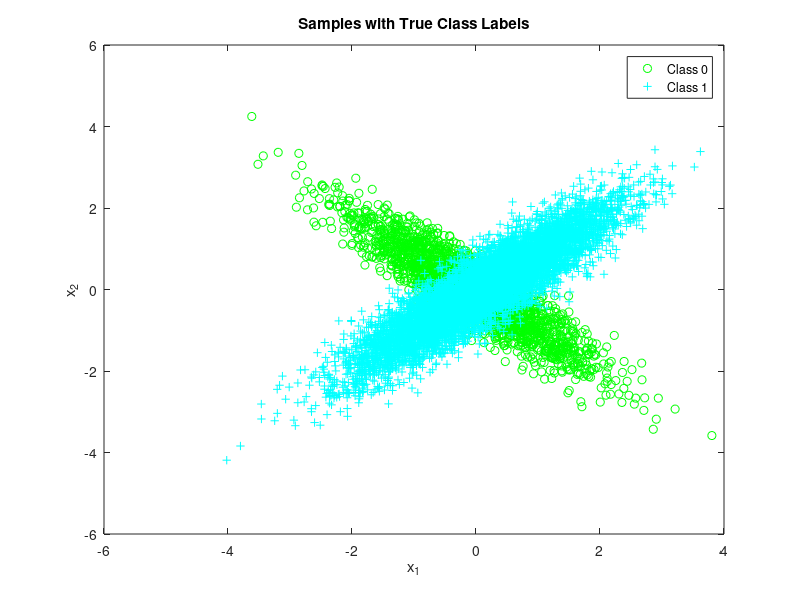

Recreate this plot in MATLAB. (Note: this script raises an error after producing the figure.)
% Benjamin Rosenberg    EECE 5644    Take Home Exam 1
%% Question 1
%% 
% Data set generation:

% Create both classes as structs
class0.label = 0;
class0.prior = 0.8;
class0.mu = [-0.1;0];
class0.sigma = [1 -0.9;-0.9 1];

class1.label = 1;
class1.prior = 0.2;
class1.mu = [0.1;0];
class1.sigma = [1 0.9;0.9 1];

% Create data labels
labels = rand(1,10000);
% Assign pdfs to samples, given labels
for ii = 1:length(labels)
    if labels(ii) >= class0.prior
        samples(ii).value = mvnrnd(class0.mu, class0.sigma)';
        samples(ii).label = 0;
    else
        samples(ii).value = mvnrnd(class1.mu, class1.sigma)';
        samples(ii).label = 1;
    end
end

% Parse out points for plotting
samples0 = [samples([samples.label] == 0).value];
samples0x = [samples0(1:2:end)];
samples0y = [samples0(2:2:end)];

samples1 = [samples([samples.label] == 1).value];
samples1x = [samples1(1:2:end)];
samples1y = [samples1(2:2:end)];

plot(samples0x,samples0y,'go');
xlabel('x_1');ylabel('x_2');
title('Samples with True Class Labels');
hold on;
plot(samples1x,samples1y,'c+');
hold off;
legend('Class 0', 'Class 1');
%% 
% 1. For two-label classification, conditional risk is given as: $R(\alpha_0)=\lambda_{00}P(L=0|\mathbf{x})+ 
% \lambda_{01}P(L=1|\mathbf{x})\\R(\alpha_1)=\lambda_{10}P(L=0|\mathbf{x})+ \lambda_{11}P(L=1|\mathbf{x})$,
% 
% where $\lambda_{ij}$is a fixed loss value for $D=i|L=j$, and$P(L=i|\mathbf{x})$is 
% the posterior probability of class _i._ In order to minimize expected risk:
% 
% $(\lambda_{10}-\lambda_{00})P(L=0|\mathbf{x}) {<} (\lambda_{01}-\lambda_{11})P(L=1|\mathbf{x}) 
% \Longrightarrow D=1$, which can be rewritten using Bayes rule as$(\lambda_{10}-\lambda_{00})P(\mathbf{x}|L=0)P(L=0) 
% {<} (\lambda_{01}-\lambda_{11})P(\mathbf{x}|L=1)P(L=1) \Longrightarrow D=1$. 
% If we assume $\lambda_{01} > \lambda_{11}$, 
% 
% $$\frac{p(\mathbf{x}|L=1)}{p(\mathbf{x}|L=0)}{>}\frac{(\lambda_{10}-\lambda_{00})}{(\lambda_{01}-\lambda_{11})}\frac{P(L=0)}{P(L=1)}\Longrightarrow 
% D=1$ or $$\frac{p(\mathbf{x}|L=1)}{p(\mathbf{x}|L=0)}{>}\gamma$, where $\gamma 
% = \frac{(\lambda_{10}-\lambda_{00})}{(\lambda_{01}-\lambda_{11})}\frac{P(L=0)}{P(L=1)}$
%% 
% 2. Minimum expected risk classifier implementation on 10,000 samples

likelihood0 = evalGaussian([samples.value],class0.mu,class0.sigma);
likelihood1 = evalGaussian([samples.value],class1.mu,class1.sigma);
llrt = log(likelihood1) - log(likelihood0);

gamma = 0:0.01:20;
pcd = zeros(1,length(gamma));
pfa = zeros(1,length(gamma));
pe = zeros(1,length(gamma));
for ii = 1:length(gamma)
    decision = double(llrt >= log(gamma(ii)));
    pcd(ii) = sum(decision == 1 & [samples.label] == 1)/sum([samples.label] == 1);
    pfa(ii) = sum(decision == 1 & [samples.label] == 0)/sum([samples.label] == 0);
    pe(ii) = sum(decision ~= [samples.label])/length(samples);
end
% Get the minimum Pe
[val,idx] = min(pe);
% ROC Curve Plot
plot(pfa,pcd); hold on;
xlabel('P_{fa}'); ylabel('P_{cd}'); title({'Approximate ROC Curve','Minimum Expected Risk Classifier'});
plot(pfa(idx),pcd(idx), 'm*'); hold off;
legend('ROC Curve','ROC at Minimum P_e');
%% 
% 3. Threshold value for minimum probability of error, and the respective probability 
% of error at that threshold:

fprintf(['Minimum probability of error: %f\n',...
    'Gamma (threshold) value: %f\nProbability of false alarm: %f \n',...
    'Probability of correct detection: %f'], val,gamma(idx),pfa(idx),pcd(idx));
% Naive Bayesian Classifier
% 1. As in the above section for the true covariance matrices:
% 
% $$\frac{p_{NB}(\mathbf{x}|L=1)}{p_{NB}(\mathbf{x}|L=0)}{>}\frac{(\lambda_{10}-\lambda_{00})}{(\lambda_{01}-\lambda_{11})}\frac{P(L=0)}{P(L=1)}\Longrightarrow 
% D=1$ or $$\frac{p_{NB}(\mathbf{x}|L=1)}{p_{NB}(\mathbf{x}|L=0)}{>}\gamma$, where 
% $\gamma = \frac{(\lambda_{10}-\lambda_{00})}{(\lambda_{01}-\lambda_{11})}\frac{P_{NB}(L=0)}{P_{NB}(L=1)}$
% 
% 2. Naive-Bayesian minimum expected risk classifier implementation:

% Assume uncorrelated => Cov = I
likelihood0 = evalGaussian([samples.value],class0.mu,[1 0;0 1]);
likelihood1 = evalGaussian([samples.value],class1.mu,[1 0;0 1]);
llrt = log(likelihood1) - log(likelihood0);

gamma = 0:0.01:20;
pcd = zeros(1,length(gamma));
pfa = zeros(1,length(gamma));
pe = zeros(1,length(gamma));
for ii = 1:length(gamma)
    decision = double(llrt >= log(gamma(ii)));
    pcd(ii) = sum(decision == 1 & [samples.label] == 1)/sum([samples.label] == 1);
    pfa(ii) = sum(decision == 1 & [samples.label] == 0)/sum([samples.label] == 0);
    pe(ii) = sum(decision ~= [samples.label])/length(samples);
end
% Get the minimum Pe
[val,idx] = min(pe);
% ROC Curve Plot
plot(pfa,pcd); hold on;
xlabel('P_{fa}'); ylabel('P_{cd}'); title({'Approximate ROC Curve','Naive Bayesian Classifier'});
plot(pfa(idx),pcd(idx), 'm*'); hold off;
legend('ROC Curve','ROC at Minimum P_e','location','southeast');
%% 
% 3. Threshold value for minimum probability of error, and the respective probability 
% of error at that threshold:

fprintf(['Minimum probability of error: %f\n',...
    'Gamma (threshold) value: %f\nProbability of false alarm: %f \n',...
    'Probability of correct detection: %f'], val,gamma(idx),pfa(idx),pcd(idx));
% Fisher Linear Discriminant Analysis Classifier
% 1. The decision rule for a Fisher LDA classifier is $\mathbf{w}^{T}_{LDA}\mathbf{x}>\tau 
% \Longrightarrow D=1$
% 
% 2. Fisher LDA classifier implementation:

% Get sample means and covariances
mu1_hat = mean([samples([samples.label] == 1).value],2);
sigma1_hat = cov([samples([samples.label] == 1).value]');
mu0_hat = mean([samples([samples.label] == 0).value],2);
sigma0_hat = cov([samples([samples.label] == 0).value]');

% Within-class (Sw) and Between-class (Sb) scatter matrices
Sb = (mu1_hat-mu0_hat)*(mu1_hat-mu0_hat)';
Sw = sigma0_hat + sigma1_hat;

% Get eigenvalues/eigenvectors
[e_vecs, e_vals] = eig(inv(Sw)*Sb);
[~,ind] = sort(diag(e_vals),'descend');
% Get Fisher LDA project vector
w = e_vecs(:,ind(1));
y = w'*[samples.value];

y0 = w'*[samples([samples.label]==0).value];
y1 = w'*[samples([samples.label]==1).value];
plot(y0, zeros(1,sum([samples.label] == 0)),'r*'); hold on;
title('Samples Linearly Projected onto $$\mathbf{w}_{LDA}$$','interpreter','latex');
plot(y1, zeros(1,sum([samples.label] == 1)),'bo'); xlabel('y');ylim([-0.4 0.4]);
hold off;
tau = -5:0.01:5;
pcd = zeros(1,length(tau));
pfa = zeros(1,length(tau));
pe = zeros(1,length(tau));
for ii = 1:length(tau)
    decision = double(y >= tau(ii));
    pcd(ii) = sum(decision == 1 & [samples.label] == 1)/sum([samples.label] == 1);
    pfa(ii) = sum(decision == 1 & [samples.label] == 0)/sum([samples.label] == 0);
    pe(ii) = sum(decision ~= [samples.label])/length(samples);
end
% Get the minimum Pe
[val,idx] = min(pe);
% ROC Curve Plot
plot(pfa,pcd); hold on;
xlabel('P_{fa}'); ylabel('P_{cd}'); title('Approximate ROC Curve for Fisher LDA Classification');
plot(pfa(idx),pcd(idx), 'm*'); hold off;
legend('ROC Curve','ROC at Minimum P_e','location','southeast');
plot(tau,pe); title('$$P_e$$ vs. Threshold $$(\tau)$$','interpreter','latex'); hold on;
plot(tau(idx),pe(idx),'m*'); hold off;
ylabel('$$P_e$$','interpreter','latex'); xlabel('$$\tau$$','interpreter','latex');
legend('$$P_e$$ vs. $$\tau$$','$$\tau$$ at minimum $$P_e$$','location','southeast','interpreter','latex');
%% 
% 3. Threshold value for minimum probability of error, and the respective probability 
% of error at that threshold:

fprintf(['Minimum probability of error: %f\n',...
    'Tau (threshold) value: %f\nProbability of false alarm: %f \n',...
    'Probability of correct detection: %f'], val,tau(idx),pfa(idx),pcd(idx));
%% Question 2
% 1. Generation of 1000 samples from Gaussian mixture, with scatter plot:

% clear vars;
n = 2;
N = 1000;
% Class 0 parameters (2 gaussians)
mu0_1 = [15;5]; mu0_2 = [1;1];
Sigma0_1 = [3 0;0 3]; Sigma0_2 = [7 -2;-2 7];
% Probability of each gaussian
p0 = [0.3 0.7];

% Class 1 parameters (2 gaussians)
mu1_1 = [9;-2]; mu1_2 = [3;0]; 
Sigma1_1 = [5 2;2 5]/5; Sigma1_2 = [9 7;7 9]/10;
% Probability of each gaussian
p1 = [0.9 0.1];

% Class priors for labels 0 and 1
p = [0.45 0.55]; 
% Decide labels for each sample
label = rand(1,N) >= p(1);
Nc = [sum(label==0) sum(label==1)];
samples = zeros(n,N); % save up space

% Draw samples from each class pdf, keeping track of where each sample
% comes from
total1 = 0; total2 = 0; total3 = 0; total4 = 0;
for i = 1:N
    if label(i) == 0
        % Class 0 samples for each gaussian based on their distribution
        distr = rand > p0(1);
        if distr == 0
            samples(:,i) = mvnrnd(mu0_1,Sigma0_1,1)';
            total1 = total1 + 1;
        else
            samples(:,i) = mvnrnd(mu0_2,Sigma0_2,1)';
            total2 = total2 + 1;
        end
    end
    
    if label(i) == 1
        % Class 1 samples for each gaussian based on their distribution
        distr = rand(1,1) > p1(1);
        if distr == 0
            samples(:,i) = mvnrnd(mu1_1,Sigma1_1,1)';
            total3 = total3 + 1;
        else
            samples(:,i) = mvnrnd(mu1_2,Sigma1_2,1)';
            total4 = total4 + 1;
        end
    end
end

% Plot with class labels
clf;
plot(samples(1,label==0),samples(2,label==0),'co'); hold on;
plot(samples(1,label==1),samples(2,label==1),'m+'); hold off; axis equal;
legend('Class 0','Class 1','location','southeast'); 
title('Samples with True Class Labels');
xlabel('x_1'); ylabel('x_2');
%% 
% 2. The minimum $P_e$ classification rule is $P(L=1|\mathbf{x}) {>} P(L=0|\mathbf{x}) 
% \Longrightarrow D=1$, which can be rewritten using Bayes rule and the Gaussian 
% mixtures for each class as: 
% 
% $$P(\mathbf{x}|L=1)P(L=1) {>} P(\mathbf{x}|L=0)P(L=0) \Longrightarrow D=1$$
% 
% $\alpha_3P(\mathbf{x}|\alpha_3, L=0)P(L=0)+\alpha_4P(\mathbf{x}|\alpha_4, 
% L=0) P(L=0){>}\alpha_1P(\mathbf{x}|\alpha_1, L=1)P(L=1)+\alpha_2P(\mathbf{x}|\alpha_2, 
% L=1)P(L=1) \Longrightarrow D=1$, 
% 
% where $\alpha_i$ is the class-conditional Gaussian mixture coefficient. If 
% we let $g_i(\mathbf{x})$be the discriminant function for the i-th class, then
% 
% $g_0(\mathbf{x}) = \alpha_1P(\mathbf{x}|\alpha_1, L=1)P(L=1)+\alpha_2P(\mathbf{x}|\alpha_2, 
% L=1)P(L=1)\\g_1(\mathbf{x}) = \alpha_3P(\mathbf{x}|\alpha_3, L=0)P(L=0)+\alpha_4P(\mathbf{x}|\alpha_4, 
% L=0) P(L=0) $ , 
% 
% and the decision rule becomes: $g_1(\mathbf{x}) - g_0(\mathbf{x}){>} 0\Longrightarrow 
% D=1$.

g1 = p1(1)*evalGaussian(samples,mu1_1,Sigma1_1) + p1(2)*evalGaussian(samples,mu1_2,Sigma1_2);
g0 = p0(1)*evalGaussian(samples,mu0_1,Sigma0_1) + p0(2)*evalGaussian(samples,mu0_2,Sigma0_2);
decision = double(g1 - g0 >= 0);
idx00 = decision == 0 & label == 0;
idx01 = decision == 0 & label == 1;
idx10 = decision == 1 & label == 0;
idx11 = decision == 1 & label == 1;

% Plot classifier decisions
figure; hold on;
plot(samples(1,idx00),samples(2,idx00),'oc'); 
plot(samples(1,idx10),samples(2,idx10),'^r');
plot(samples(1,idx11),samples(2,idx11),'+m');
plot(samples(1,idx01),samples(2,idx01),'sb');
% xlim([-50 50]); ylim([-50 50]);
xlabel('x_1'); ylabel('x_2');
xlabel('x_1');ylabel('x_2');title('Samples Classified by Minimum Error Rate Classifier');

% Add decision boundary
h_grid = linspace(min(samples(1,:)),max(samples(1,:)),100);
v_grid = linspace(min(samples(2,:)),max(samples(2,:)),100);
[h,v] = meshgrid(h_grid,v_grid);
class1_values = p1(1)*evalGaussian([h(:)';v(:)'],mu1_1,Sigma1_1)+ p1(2)*evalGaussian([h(:)';v(:)'],mu1_2,Sigma1_2);
class0_values = p0(1)*evalGaussian([h(:)';v(:)'],mu0_1,Sigma0_1)+ p0(2)*evalGaussian([h(:)';v(:)'],mu0_2,Sigma0_2);
discriminant_scores = log(class1_values) - log(class0_values);
discriminant_scores = reshape(discriminant_scores,100,100);
contour(h_grid,v_grid,discriminant_scores,[0 0],'k');
legend('D=0, L=0','D=1, L=0','D=1, L=1','D=0, L=1','Decision Boundary','location','northwest');
hold off;
Pe = (sum(idx01) + sum(idx10))/N;
fprintf('Minimum probability of error achievable, using minimum error rate classifier: %f', Pe);
%% Question 3
% The classification rule that minimizes probability of error is the MAP decision 
% rule: $p(L=1|\mathbf{x}) > p(L=0|\mathbf{x}) \Longrightarrow D = 1$. Using Bayes 
% rule,
% 
% $p(\mathbf{x}|L=1)p(L=1) > p(\mathbf{x}|L=0)p(L=0) \Longrightarrow D = 1$, 
% since the class prior are equal, this is equivalent to $p(\mathbf{x}|L=1)> p(\mathbf{x}|L=0)\Longrightarrow 
% D = 1$. The decision boundary occurs where $p(\mathbf{x}|L=1) - p(\mathbf{x}|L=0)=0$, 
% where $p(\mathbf{x}|L=0) = \frac{1}{\sqrt{2\pi}\sigma}e^{-\frac{1}{2}(x+2)^2$and 
% $p(\mathbf{x}|L=1) = \frac{1}{\sqrt{2\pi}\sigma}e^{-\frac{1}{2}(x-2)^2$.
% 
% To find the decision boundary, 
% 
% $$\frac{1}{\sqrt{2\pi}\sigma}e^{-\frac{1}{2}(x+2)^2} = \frac{1}{\sqrt{2\pi}\sigma}e^{-\frac{1}{2}(x-2)^2}\\ln(\frac{1}{\sqrt{2\pi}\sigma}e^{-\frac{1}{2}(x+2)^2}) 
% - ln(\frac{1}{\sqrt{2\pi}\sigma}e^{-\frac{1}{2}(x-2)^2}) = 0\\ln(\frac{e^{-\frac{1}{2}(x+2)^2}}{e^{-\frac{1}{2}(x-2)^2}})=ln(e^{-\frac{1}{2}(x+2)^2+\frac{1}{2}(x-2)^2})=-\frac{1}{2}(x+2)^2+\frac{1}{2}(x-2)^2=0$$
% 
% Therefore, the two Gaussian pdfs intersect at $x=0$.
% 
% The probability of error can be written as: $P_e = \int_{R_1}p(\mathbf{x}|L=0)p(L=0)dx+ 
% \int_{R_0}p(\mathbf{x}|L=1)p(L=0)dx$, where $R_i$ is the decision region for 
% the i-th class. Using the decision boundaries: $R_0: (-\infty,0), R_1:[0,\infty)$, 
% class priors, and class-conditional pdfs of this problem, 
% 
% $$P_e = \int_0^\infty p(\mathbf{x}|L=0)p(L=0)dx+ \int_{-\infty}^0 p(\mathbf{x}|L=1)p(L=1)dx=0.5 
% \int_0^\infty \frac{1}{\sqrt{2\pi}\sigma}e^{-\frac{1}{2}(x+2)^2}dx + 0.5 \int_{-\infty}^0\frac{1}{\sqrt{2\pi}\sigma}e^{-\frac{1}{2}(x-2)^2}dx$$$$$$

% Create both classes as structs
class0.label = 0;
class0.prior = 0.5;
class0.mu = -2;
class0.sigma = 1;

class1.label = 1;
class1.prior = 0.5;
class1.mu = 2;
class1.sigma = 1;

samples = struct();
% Create data labels
labels = rand(1,10000);
% Assign pdfs to samples, given labels
for ii = 1:length(labels)
    if labels(ii) >= class0.prior
        samples(ii).value = normrnd(class0.mu, class0.sigma);
        samples(ii).label = 0;
    else
        samples(ii).value = normrnd(class1.mu, class1.sigma);
        samples(ii).label = 1;
    end
end

likelihood0 = evalGaussian([samples.value],class0.mu,class0.sigma);
likelihood1 = evalGaussian([samples.value],class1.mu,class1.sigma);
lrt = likelihood1 - likelihood0;
decision = double(lrt >= 0);

x = -10:0.1:10;
pdf0 = (1/sqrt(2*pi)).*exp((-1/2).*(x-class0.mu).^2);
pdf1 = (1/sqrt(2*pi)).*exp((-1/2).*(x-class1.mu).^2.);
clf; plot(x,pdf0); hold on; 
plot(x,pdf1); 
plot(zeros(1,2), [0 0.5],'--');
xlabel('x'); ylabel('P(x)');
title('Class-conditional pdfs for Classes 1 and 2');
legend('$$p(\mathbf{x}|L=0)$$','$$p(\mathbf{x}|L=1)$$','Decision Boundary','interpreter','latex');
hold off;
% Get Pe from sample classifications
pe = sum(decision ~= [samples.label])/length(samples);
% Get Pe from definite integrals
pe_calc = 0.5*qfunc(2) + 0.5*(1-qfunc(-2));
fprintf('P(error) estimated from samples: %f\nP(error) from class-conditional pdf integration: %f', pe, pe_calc);